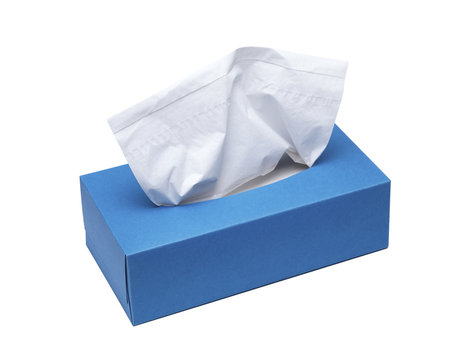
#> input picture 360_F_70710568_a7pD2LlcjvDaFYQSQeqvVaSsDfEw2n2T.jpg, 456 x 360 px
$ jupyter execute keypoint_matching.ipynb
#> lines starting #> are read from the running program, lines starting #| are printed output that depends on the picture
[cell 1]
import os, numpy as np, matplotlib.pyplot as plt, cv2 as cv

[cell 2]
FILE_PATH="./dataset"
# INPUT_FILE="./dog-5357794_1280.jpg"
INPUT_FILE="./360_F_70710568_a7pD2LlcjvDaFYQSQeqvVaSsDfEw2n2T.jpg"

[cell 3]
def show_image(image):
    plt.imshow(image, cmap="gray")
    plt.xticks([])
    plt.yticks([])
    plt.show()

[cell 4]
input_image=cv.cvtColor(cv.imread(INPUT_FILE), cv.COLOR_BGR2RGB)
show_image(input_image)

[cell 5]
input_image_gray=cv.cvtColor(cv.imread(INPUT_FILE), cv.COLOR_BGR2GRAY)
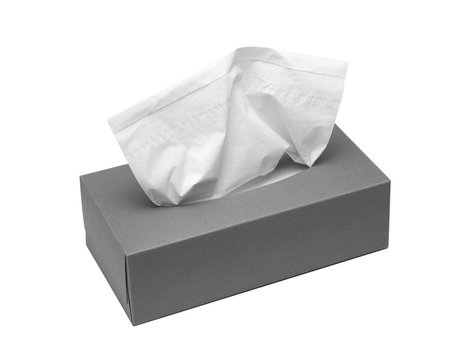
#> input_image_gray: shape (360, 456); min 26, max 255, mean 218.7
input_image_gray=cv.medianBlur(input_image_gray, 5)
input_image_gray=cv.equalizeHist(input_image_gray)
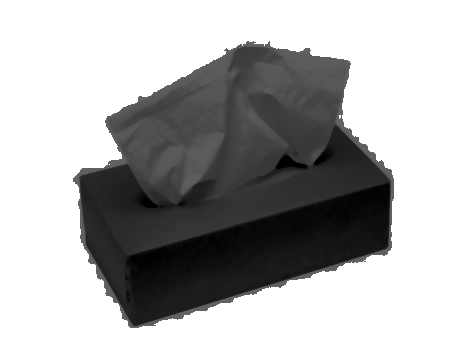
#> input_image_gray: shape (360, 456); min 0, max 255, mean 176.3
show_image(input_image_gray)

[cell 6]
dataset=[]
for i in os.listdir(FILE_PATH):
    img_path=FILE_PATH + "/" + i
    img=cv.imread(img_path)
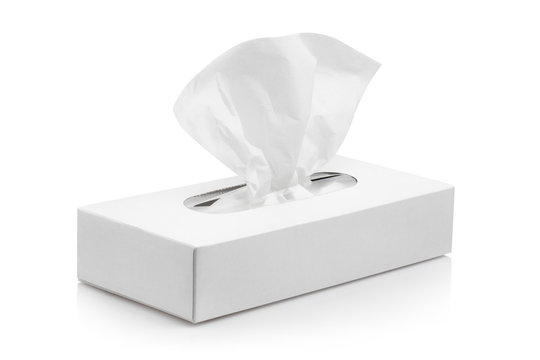
#> input picture dataset/360_F_281576343_SqYbsM7jTwKjflL7XFMbKJaXptfZCb8V.jpg, 540 x 360 px
#> img is the input picture: shape (360, 540, 3); mean B, G, R 241.7, 241.8, 241.8
    img=cv.cvtColor(cv.imread(img_path), cv.COLOR_BGR2RGB)
    img=cv.cvtColor(img, cv.COLOR_RGB2GRAY)
#> img: shape (360, 540)
    img=cv.medianBlur(img, 5)
    img=cv.equalizeHist(img)
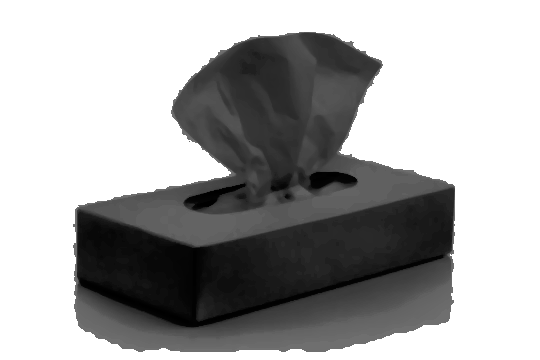
#> img: shape (360, 540); min 0, max 255, mean 168.9
    dataset.append(img)
#> pass 2 of the loop `for i in os.listdir(FILE_PATH):`:
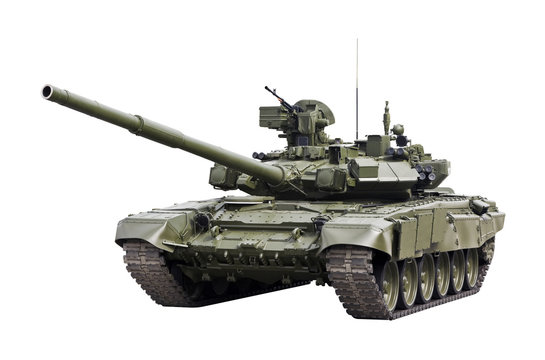
#> input picture dataset/360_F_32231014_zXvWGSK0Z5U5g8L60a9dMxu2fC2YI2u8.jpg, 545 x 360 px
#> img is the input picture: shape (360, 545, 3); mean B, G, R 205.9, 208.6, 208.8
#> `img=cv.medianBlur(img, 5)`:
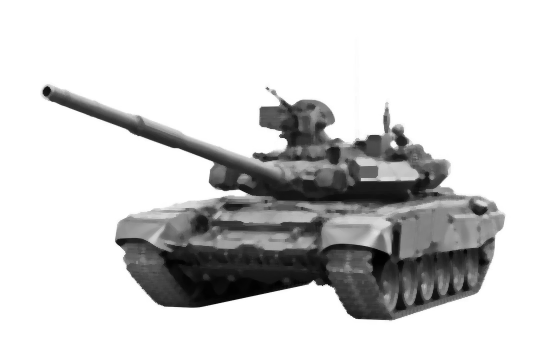
#> img: shape (360, 545); min 1, max 255, mean 208.5
#> `img=cv.equalizeHist(img)`:
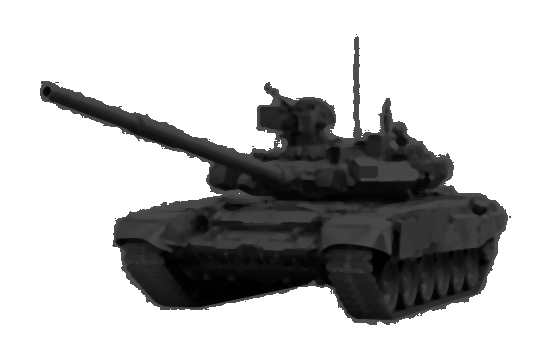
#> img: shape (360, 545); min 0, max 255, mean 188.1
#> pass 3 of the loop `for i in os.listdir(FILE_PATH):`:
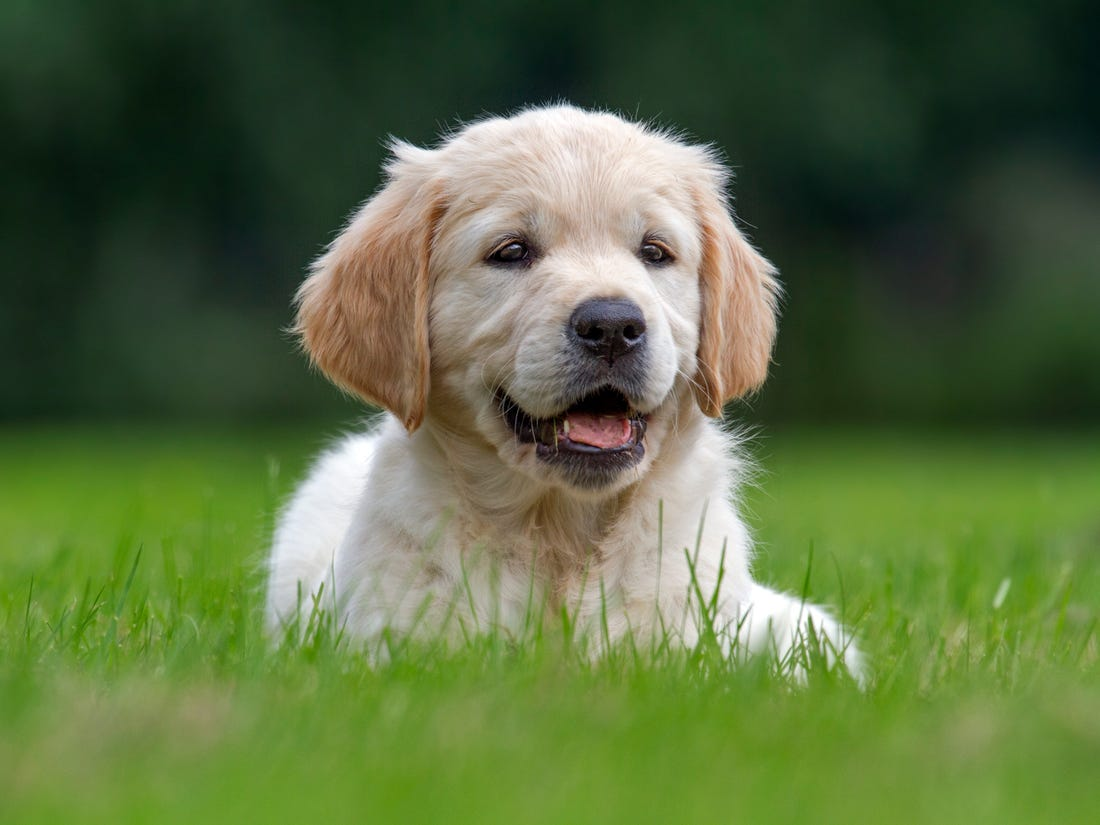
#> input picture dataset/Dog_Breeds.jpg, 1100 x 825 px
#> img is the input picture: shape (825, 1100, 3); mean B, G, R 64.9, 108, 89.4
#> `img=cv.cvtColor(img, cv.COLOR_RGB2GRAY)`:
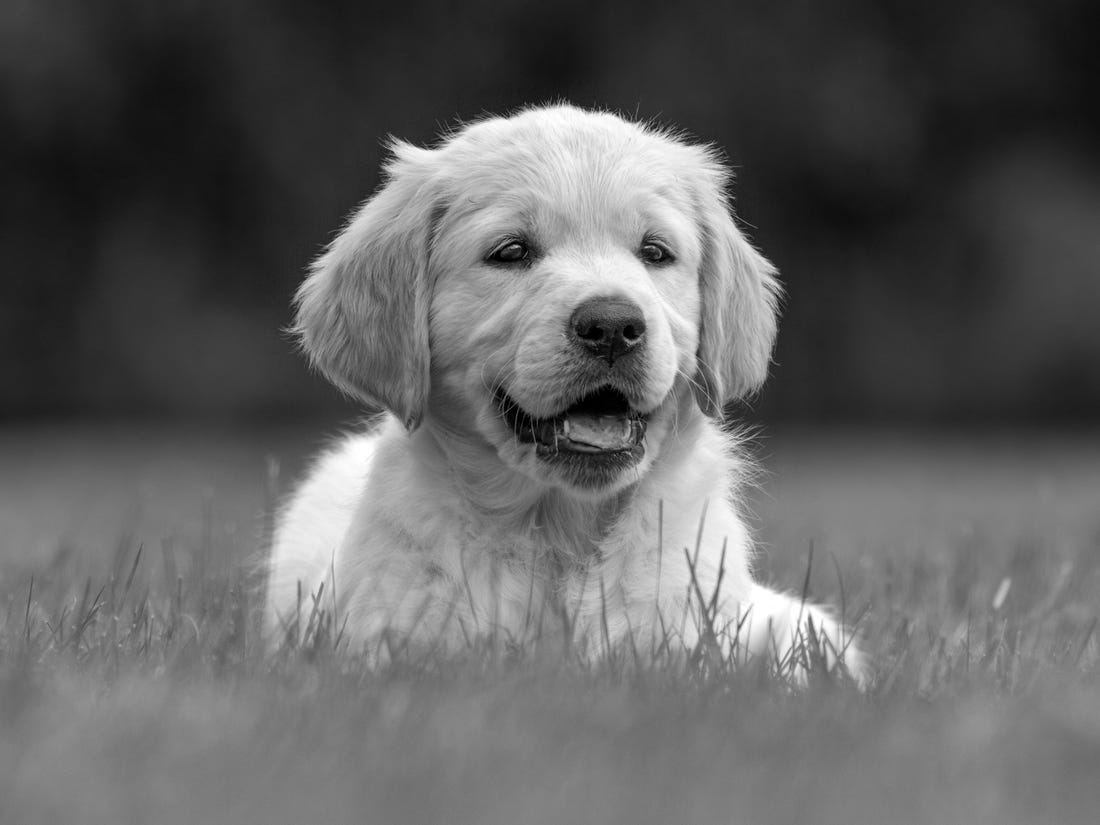
#> img: shape (825, 1100); min 0, max 255, mean 97.6
#> `img=cv.equalizeHist(img)`:
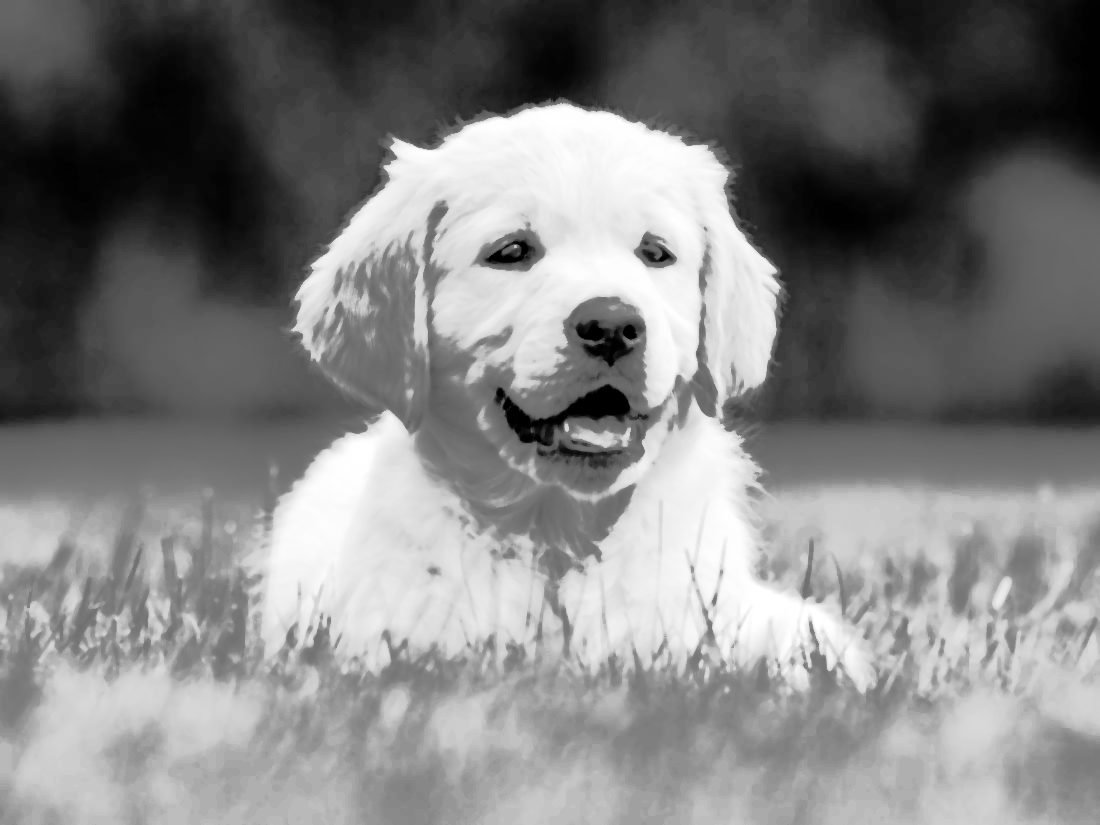
#> img: shape (825, 1100); min 0, max 255, mean 128.7

plt.figure(figsize=(20, 10))
for h, i in enumerate(dataset):
    plt.subplot(3,3,h+1)
    plt.imshow(i, cmap="gray")
    plt.xticks([])
    plt.yticks([])
#> this loop made 3 passes
plt.show()

[cell 7]
# sift=cv.SIFT_create()
# input_keypoint, input_descriptor=sift.detectAndCompute(input_image, None)
# input_descriptor=np.float32(input_descriptor)
orb=cv.ORB_create()
input_keypoint, input_descriptor=orb.detectAndCompute(input_image_gray, None)
#> input_keypoint = 423 keypoints; strongest (x, y, size): (120, 156, 44.6), (89, 260, 37.2), (349, 63, 31), (115, 154, 111.1)
input_descriptor=np.float32(input_descriptor)

[cell 8]
input_keypoint
#> Out has the same summary as input_keypoint

[cell 9]
input_descriptor

[cell 10]
threshold=12
similar_images=[]
best_match=0
best_matches={}
plt.figure(figsize=(20, 10))
for h, i in enumerate(dataset):
    image_keypoint, image_descriptor=orb.detectAndCompute(i, None)
    image_descriptor=np.float32(image_descriptor)

    flenn=cv.FlannBasedMatcher(dict(algorithm=1), dict(checks=1000))
    match=flenn.knnMatch(input_descriptor, image_descriptor, k=2)

    matchesmask=[[0, 0] for _ in range(len(match))]
    current_mask=0

    for j, (fm, sm) in enumerate(match):
        if fm.distance < .8 * sm.distance:
            matchesmask[j]=[1,0]
            current_mask+=1

    if current_mask>=threshold:
        similar_images.append(i)

    result=cv.drawMatchesKnn(
        input_image,
        input_keypoint,
        i,
        image_keypoint,
        match,
        None,
        [0,255,0],
        [255,0,0],
        matchesmask
    )

    plt.subplot(3, 3, h+1)
    plt.xlabel(f"Match={current_mask}")
    plt.imshow(result)
    plt.xticks([])
    plt.yticks([])

    if current_mask > best_match:
        best_match=current_mask
        best_matches={
            "image": i,
            "descriptor": image_descriptor,
            "keypoint": image_keypoint,
            "match":match,
            "matchesmask":matchesmask
        }
#> this loop made 3 passes
#> best_match on pass 1: 33
#> pass 1, `result=cv.drawMatchesKnn( input_image, input_keypoint, i, image_keypoi..`:
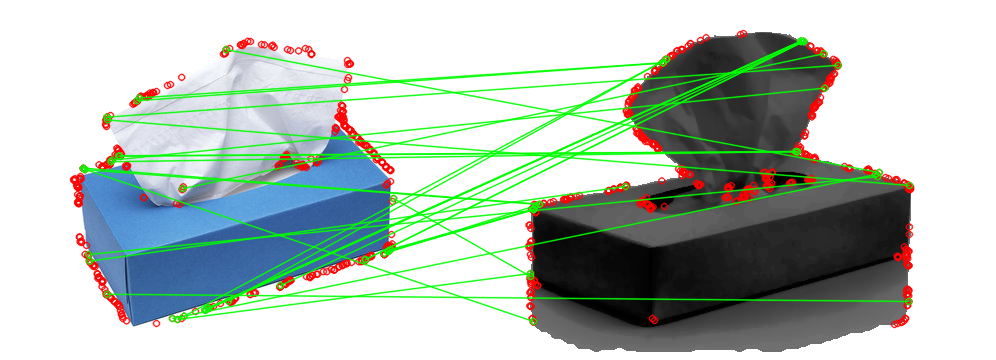
#> result: shape (360, 996, 3); mean R, G, B 179.6, 192.1, 184
#> pass 2, `result=cv.drawMatchesKnn( input_image, input_keypoint, i, image_keypoi..`:
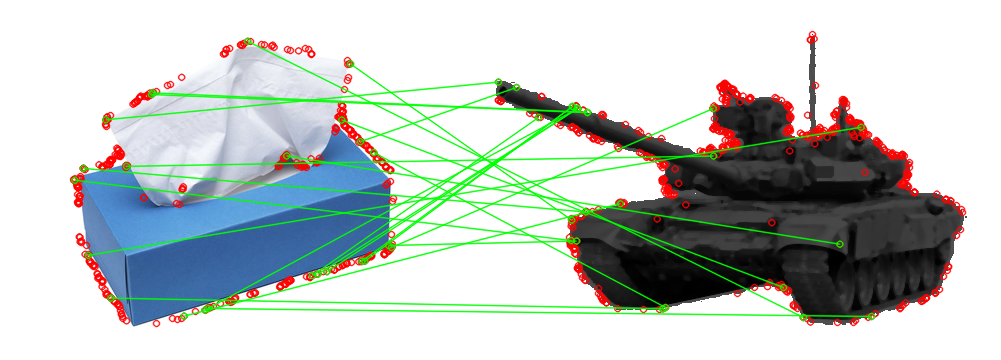
#> result: shape (360, 1001, 3); mean R, G, B 192.5, 199.9, 196.2
#> pass 3, `result=cv.drawMatchesKnn( input_image, input_keypoint, i, image_keypoi..`:
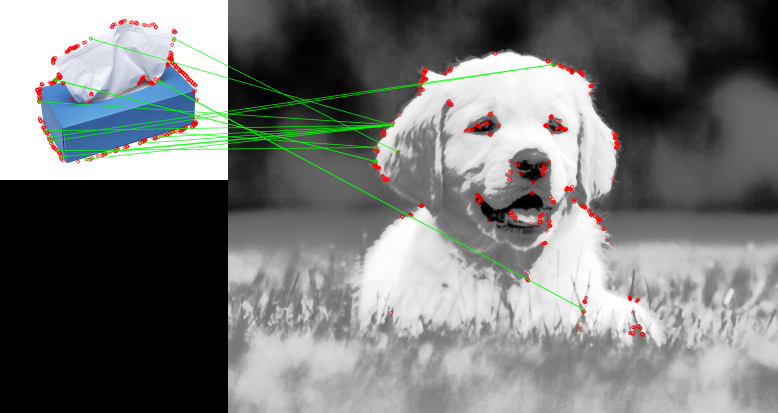
#> result: shape (825, 1556, 3) (shown at 1/2 size); mean R, G, B 117.1, 119.2, 118
#> after the loop, best_match = 33; best_matches = 5 items; similar_images = 3 items
plt.show()

[cell 11]
result=cv.drawMatchesKnn(
    input_image,
    input_keypoint,
    best_matches["image"],
    best_matches["keypoint"],
    best_matches["match"],
    None,
    [0,255,0],
    [255,0,0],
    best_matches["matchesmask"]
)
show_image(result)

[cell 12]
plt.figure(figsize=(9,9))
for h, i in enumerate(similar_images):
    plt.subplot(5,5,h+1)
    plt.imshow(i, cmap="gray")
    plt.xticks([])
    plt.yticks([])
plt.show()
